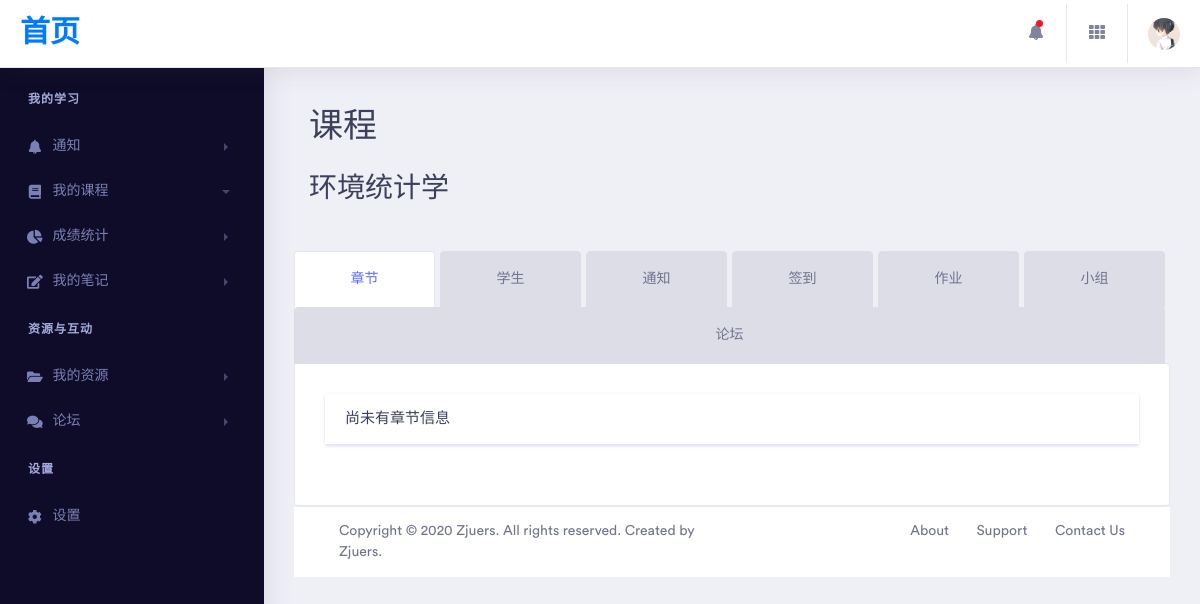
The page /studentClass/13/section/ (signed in) on the database as committed earlier.
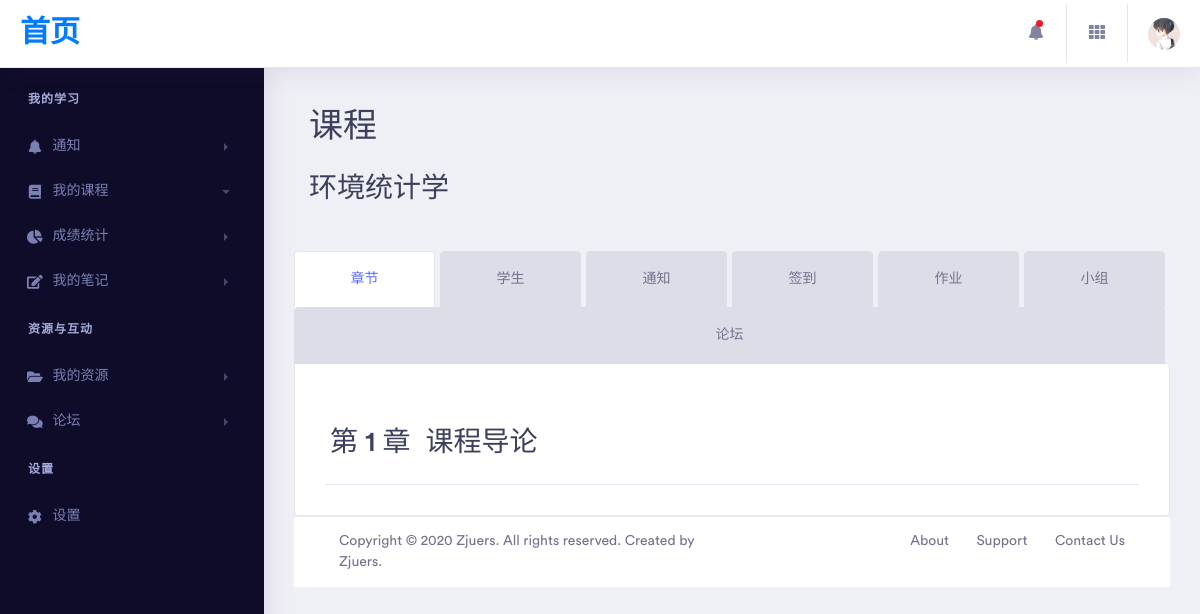
The same page on the database as committed later.
### db/models.py (models this page shows)
class Class(models.Model):
    class_name = models.CharField(max_length=200)
    create_date = models.DateTimeField(auto_now=True)
    info = models.TextField()
    teachers = models.ManyToManyField(
        Teacher,
        through='TeachMembership',
        through_fields=('class_id', 'teacher')
    )
    tas = models.ManyToManyField(
        TA,
        through='TAMembership',
        through_fields=('class_id', 'ta')
    )
    students = models.ManyToManyField(
        Student,
        through='StudentMembership',
        through_fields=('class_id', 'student'),
    )

class Section(models.Model):
    class_id = models.ForeignKey(Class, on_delete=models.CASCADE)
    number = models.IntegerField()
    name = models.CharField(max_length=50)
    info = models.TextField(max_length=50)
    files = models.ManyToManyField(
        File,
        through='SectionHasFile',
        through_fields=('section', 'file')
    )

### section/views.py (the view)
# urls.py: path('', section),
@login_required
def section(request, class_id):
    class_name = Class.objects.get(id=class_id).class_name
    sections = Section.objects.filter(class_id__id=class_id).all()
    length = len(sections)
    tmpSection = []
    for section in sections:
        tmpSection.append({
            'section_name': section.name,
            'number': section.number,
            'section_number':section.number
        })
    return render(request, "teacher/teacherClassSection.html", {
        "class_id": class_id,
        "section_lists": tmpSection,
        "class_name": class_name,
        "len": length,
        "isteacher": is_teacher_of(request.user.id, class_id),
    })

### utils/funcs.py (called while the page is built)
def is_teacher_of(user_id, class_id):
    try:
        cl = Class.objects.get(id=class_id)
        return Teacher.objects.get(id__id=user_id) in cl.teachers.all()
    except Exception as e:
        return False

### templates/teacher/teacherClassSection.html (shortened to what this page needs)
{% extends "commonTeacher.html" %}
{% block kk %}
    {% load static %}
        <div class="col-xl-12 col-lg-12 col-md-12 col-sm-12 col-12 mb-5">
            <div class="section-block">
                <h1 class="section-title">课程</h1>
                <br>
                <h2>{{ class_name }}</h2>
            </div>
        </div>
        <div class="tab-regular">
            <ul class="nav nav-tabs nav-fill">
                <li class="nav-item">
                    <a class="nav-link active" href="/teacherClass/{{ class_id }}/section/">章节</a>
                </li>
                <li class="nav-item">
                    <a class="nav-link" href="/teacherClass/{{ class_id }}/detail/">学生</a>
                </li>
                <li class="nav-item">
                    <a class="nav-link" href="/teacherClass/{{ class_id }}/notification/">通知</a>
                </li>
                <li class="nav-item">
                    <a class="nav-link" href="/teacherClass/{{ class_id }}/check/">签到</a>
                </li>
                <li class="nav-item">
                    <a class="nav-link" href="/teacherClass/{{ class_id }}/homework/">作业</a>
                </li>
                <li class="nav-item">
                    <a class="nav-link" href="/teacherClass/{{ class_id }}/group/" role="tab">小组</a>
                </li>
                <li class="nav-item">
                    <a class="nav-link" href="/teacherClass/{{ class_id }}/discuss/" role="tab">论坛</a>
                </li>
            </ul>
            <div class="tab-content" id="myTabContent7">
                {% ifequal 0 len %}
                    <div class="card">
                        <div class="card-header">
                            <h5 class="mb-0">
                                尚未有章节信息
                            </h5>
                        </div>
                    </div>
                {% endifequal %}
                {% for section in section_lists %}
                    <a href="/teacherClass/{{ class_id }}/section/detail/{{ section.number }}/">
                        <br>
                        <div class="card-header" >
                            <h2 class="row">
                                <div>
                                    第 {{ section.section_number }} 章
                                </div>
                                <div class="col-xl-5 col-lg-5 col-md-5 col-sm-3 col-3">
                                    {{ section.section_name }}
                                </div>
                            </h2>
                        </div>
                    </a>
                {% endfor %}
            </div>
        </div>
{% endblock %}

### templates/commonTeacher.html (shortened to what this page needs)
<!doctype html>
<html lang="en">
<head>
    {% load static %}
    <link rel="stylesheet" href="{% static "assets/vendor/bootstrap/css/bootstrap.min.css" %}">
    <link href="{% static "assets/vendor/fonts/circular-std/style.css" %}" rel="stylesheet">
    <link rel="stylesheet" href="{% static "assets/libs/css/style.css" %}">
    <link rel="stylesheet" href="{% static "assets/vendor/fonts/fontawesome/css/fontawesome-all.css" %}">
</head>
<body>
<div class="dashboard-main-wrapper">
    <div class="dashboard-header">
        <nav class="navbar navbar-expand-lg bg-white fixed-top">
            <a class="navbar-brand" href="/teacherMain">首页</a>
            <div class="collapse navbar-collapse " id="navbarSupportedContent">
                <ul class="navbar-nav ml-auto navbar-right-top">
                    <li class="nav-item dropdown notification">
                        <a class="nav-link nav-icons" href="#" id="navbarDropdownMenuLink1" data-toggle="dropdown" aria-haspopup="true" aria-expanded="false"><i class="fas fa-fw fa-bell"></i> <span class="indicator"></span></a>
                    </li>
                    <li class="nav-item dropdown connection">
                        <a class="nav-link" href="#" id="navbarDropdown" role="button" data-toggle="dropdown" aria-haspopup="true" aria-expanded="false"> <i class="fas fa-fw fa-th"></i> </a>
                    </li>
                    <li class="nav-item dropdown nav-user">
                        <a class="nav-link nav-user-img" href="/templates/student/config.html" id="navbarDropdownMenuLink2" data-toggle="dropdown" aria-haspopup="true" aria-expanded="false"><img src="{% static "assets/images/temp1.jpeg" %}" alt="" class="user-avatar-md rounded-circle"></a>
                    </li>
                </ul>
            </div>
        </nav>
    </div>
    <div class="nav-left-sidebar sidebar-dark">
        <div class="menu-list">
            <nav class="navbar navbar-expand-lg navbar-light">
                <div class="collapse navbar-collapse" id="navbarNav">
                    <ul class="navbar-nav flex-column">
                        <li class="nav-divider">
                            我的学习
                        </li>
                        <li class="nav-item ">
                            <a class="nav-link" href="#" data-toggle="collapse" aria-expanded="false" data-target="#submenu-1" aria-controls="submenu-1"><i class="fa fa-fw fa-bell"></i>通知 <span class="badge badge-success">6</span></a>
                        </li>
                        <li class="nav-item">
                            <a class="nav-link" href="#" data-toggle="collapse" aria-expanded="true" data-target="#submenu-2" aria-controls="submenu-2"><i class="fa fa-fw fa-book"></i>我的课程</a>
                        </li>
                        <li class="nav-item">
                            <a class="nav-link" href="#" data-toggle="collapse" aria-expanded="false" data-target="#submenu-3" aria-controls="submenu-3"><i class="fas fa-fw fa-chart-pie"></i>成绩统计</a>
                        </li>
                        <li class="nav-item ">
                            <a class="nav-link" href="#" data-toggle="collapse" aria-expanded="false" data-target="#submenu-4" aria-controls="submenu-4"><i class="fas fa-fw fa-edit"></i>我的笔记</a>
                        </li>
                        <li class="nav-divider">
                            资源与互动
                        </li>
                        <li class="nav-item">
                            <a class="nav-link" href="#" data-toggle="collapse" aria-expanded="false" data-target="#submenu-6" aria-controls="submenu-6"><i class="fas fa-fw fa-folder-open"></i>我的资源</a>
                        </li>
                        <li class="nav-item">
                            <a class="nav-link" href="#" data-toggle="collapse" aria-expanded="false" data-target="#submenu-7" aria-controls="submenu-7"><i class="fas fa-fw fa-comments"></i>论坛 <span class="badge badge-secondary">New</span></a>
                        </li>
                        <li class="nav-divider">
                            设置
                        </li>
                        <li class="nav-item ">
                            <a class="nav-link" href="#"><i class="fa fa-fw fa-cog"></i>设置</a>
                        </li>
                    </ul>
                </div>
            </nav>
        </div>
    </div>
    <div class="dashboard-wrapper">
        <div class="container-fluid dashboard-content">
            {% block kk %}
            {% endblock %}
            <div class="footer">
                <div class="container-fluid">
                    <div class="row">
                        <div class="col-xl-6 col-lg-6 col-md-12 col-sm-12 col-12">
                            Copyright © 2020 Zjuers. All rights reserved. Created by Zjuers.
                        </div>
                        <div class="col-xl-6 col-lg-6 col-md-12 col-sm-12 col-12">
                            <div class="text-md-right footer-links d-none d-sm-block">
                                <a href="javascript: void(0);">About</a>
                                <a href="javascript: void(0);">Support</a>
                                <a href="javascript: void(0);">Contact Us</a>
                            </div>
                        </div>
                    </div>
                </div>
            </div>
        </div>
    </div>
</div>
</body>
</html>

Rows that differ between the two databases and show on the page:
added Section: section_name "课程导论"
Other text that changed with them:
new list line: "第 1 章"
text no longer shown: "尚未有章节信息"
